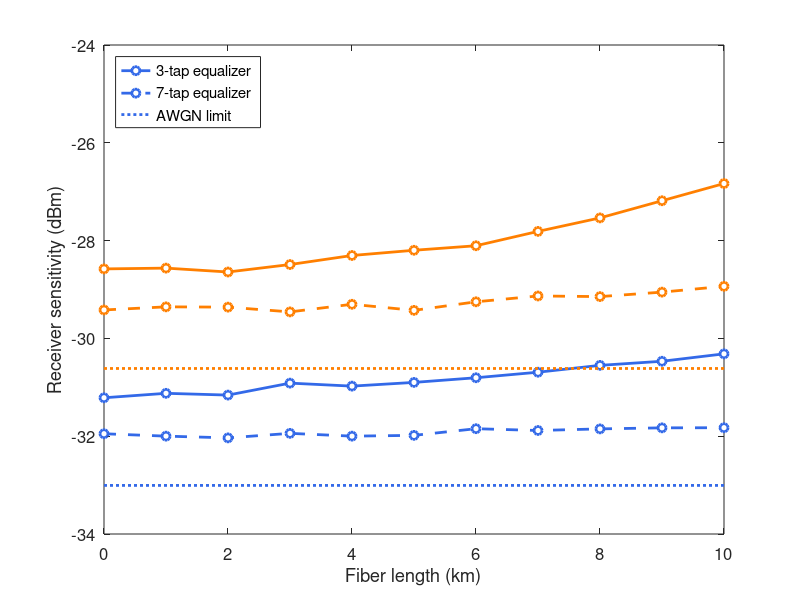
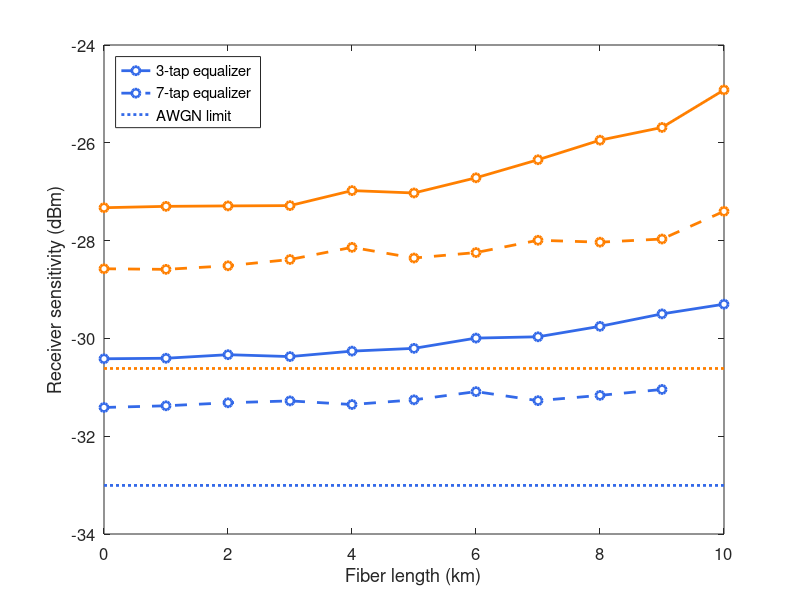

These figures' MATLAB source, in order:
%% Plot DSP results curves
clear, clc, close all

Lspan = 0:10;

% DP-QPSK
Preq_QPSK_eq3taps_InfENOB = [-31.2141358950562,-31.1229706011489,-31.1591194539452,-30.9146635596195,-30.9758760967616,-30.8998931468683,-30.8046841962965,-30.6914485860382,-30.5511625709054,-30.4674417218359,-30.3161365834978];
Preq_QPSK_eq7taps_InfENOB = [-31.9498868617519,-31.9987302705492,-32.0341815984697,-31.9416338673142,-31.9987940039397,-31.9827330721315,-31.8466706249457,-31.8830890329939,-31.8503934592411,-31.8291050230889,-31.8265647582677];

Preq_QPSK_eq3taps_4ENOB = [-30.4164745074869,-30.4058273271944,-30.3330441704541,-30.3715741109382,-30.2602322104346,-30.2036180718854,-29.9936936068042,-29.9671004192639,-29.7529982889092,-29.4985634102842,-29.3006527908808];
Preq_QPSK_eq7taps_4ENOB = [-31.4125107114068,-31.3779270998451,-31.3164488824664,-31.2780039701913,-31.3520527618346,-31.2563675630953,-31.0883355328784,-31.2731071351150,-31.1648786133992,-31.0440648321642, NaN];
    
Preq_QPSK_theory = [-33.0063808502409,-33.0063808502409,-33.0063808502409,-33.0063808502409,-33.0063808502409,-33.0063808502409,-33.0063808502409,-33.0063808502409,-33.0063808502409,-33.0063808502409,-33.0063808502409];

% DP-DQPSK
Preq_DQPSK_eq3taps_InfENOB = [-28.5788128916815,-28.5626405691903,-28.6419871779525,-28.4894136984189,-28.3043751156889,-28.1976885862331,-28.1051603613172,-27.8118468486740,-27.5357785262263,-27.1849408753666,-26.8333111812474];
Preq_DQPSK_eq7taps_InfENOB = [-29.4183066394404,-29.3546346269640,-29.3604921052442,-29.4577998241906,-29.3023880069243,-29.4265678869272,-29.2514976702647,-29.1323110995474,-29.1450062837477,-29.0536653474292,-28.9347525138089];

Preq_DQPSK_eq3taps_4ENOB = [-27.3275076187405,-27.2995218278071,-27.2906400726628,-27.2843187078283,-26.9775081148187,-27.0260913222949,-26.7156643969033,-26.3466551130548,-25.9464567278563,-25.6862249082236,-24.9183766804247];
Preq_DQPSK_eq7taps_4ENOB = [-28.5759823725237,-28.5881072647484,-28.5149634493557,-28.3864593191777,-28.1377898794805,-28.3563041429024,-28.2444937089901,-27.9931343088215,-28.0320526539319,-27.9677636706665,-27.4010913102741];

Preq_DQPSK_theory = [-30.6149901736139,-30.6149901736139,-30.6149901736139,-30.6149901736139,-30.6149901736139,-30.6149901736139,-30.6149901736139,-30.6149901736139,-30.6149901736139,-30.6149901736139,-30.6149901736139];

Color = {[51, 105, 232]/255, [255,127,0]/255};

figure, hold on, box on
plot(Lspan, Preq_QPSK_eq3taps_InfENOB, '-o', 'Color', Color{1}, 'LineWidth', 2, 'MarkerFaceColor', 'w')
plot(Lspan, Preq_QPSK_eq7taps_InfENOB, '--o', 'Color', Color{1}, 'LineWidth', 2, 'MarkerFaceColor', 'w')
plot(Lspan, Preq_QPSK_theory, ':', 'Color', Color{1}, 'LineWidth', 2)
plot(Lspan, Preq_DQPSK_eq3taps_InfENOB, '-o', 'Color', Color{2}, 'LineWidth', 2, 'MarkerFaceColor', 'w')
plot(Lspan, Preq_DQPSK_eq7taps_InfENOB, '--o', 'Color', Color{2}, 'LineWidth', 2, 'MarkerFaceColor', 'w')
plot(Lspan, Preq_DQPSK_theory, ':', 'Color', Color{2}, 'LineWidth', 2)
leg = legend('3-tap equalizer', '7-tap equalizer', 'AWGN limit', 'Location', 'NorthWest');
set(leg,  'FontSize', 12)
xlabel('Fiber length (km)', 'FontSize', 12)
ylabel('Receiver sensitivity (dBm)', 'FontSize', 12)
set(gca, 'FontSize', 12)
axis([0 10 -34 -24])

figure, hold on, box on
plot(Lspan, Preq_QPSK_eq3taps_4ENOB, '-o', 'Color', Color{1}, 'LineWidth', 2, 'MarkerFaceColor', 'w')
plot(Lspan, Preq_QPSK_eq7taps_4ENOB, '--o', 'Color', Color{1}, 'LineWidth', 2, 'MarkerFaceColor', 'w')
plot(Lspan, Preq_QPSK_theory, ':', 'Color', Color{1}, 'LineWidth', 2)
plot(Lspan, Preq_DQPSK_eq3taps_4ENOB, '-o', 'Color', Color{2}, 'LineWidth', 2, 'MarkerFaceColor', 'w')
plot(Lspan, Preq_DQPSK_eq7taps_4ENOB, '--o', 'Color', Color{2}, 'LineWidth', 2, 'MarkerFaceColor', 'w')
plot(Lspan, Preq_DQPSK_theory, ':', 'Color', Color{2}, 'LineWidth', 2)
leg = legend('3-tap equalizer', '7-tap equalizer', 'AWGN limit', 'Location', 'NorthWest');
set(leg,  'FontSize', 12)
xlabel('Fiber length (km)', 'FontSize', 12)
ylabel('Receiver sensitivity (dBm)', 'FontSize', 12)
set(gca, 'FontSize', 12)
axis([0 10 -34 -24])